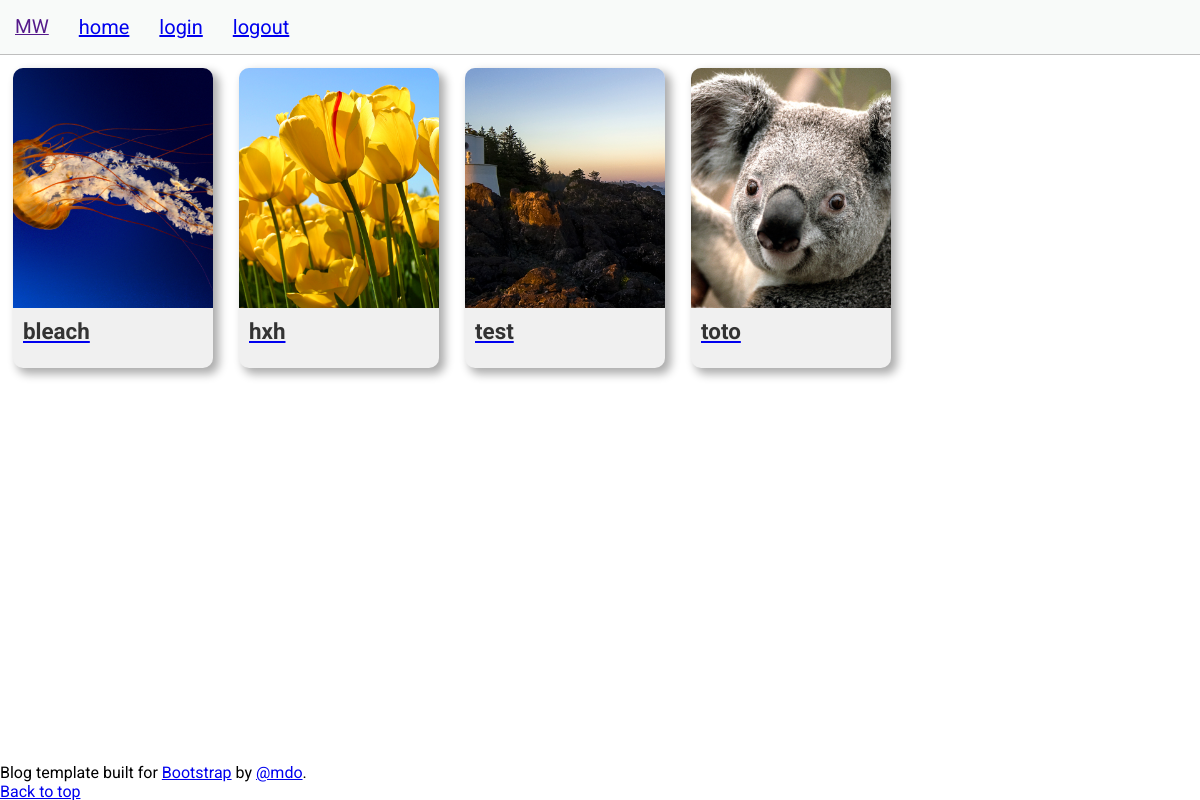
/, run on an earlier commit of the app's database.
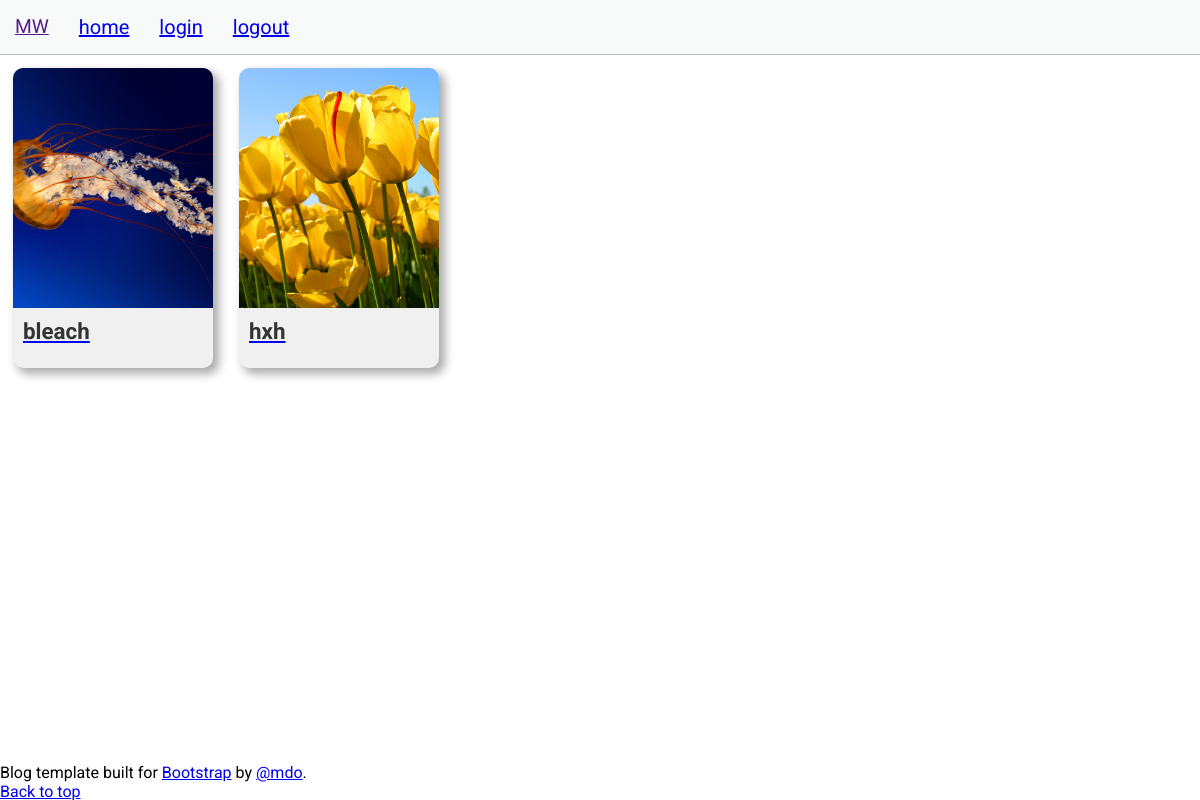
And on a later commit of the database.
### manga/models.py (models this page shows, shortened)
class Manga(models.Model):
    name = models.CharField(max_length=255, default='')
    description = models.TextField(default='')
    slug = models.SlugField(blank=True, default='')
    image = models.ImageField(default='', blank=True, upload_to='images')
    user = models.ForeignKey(User, null=True, on_delete=models.CASCADE) #un chapitre appartient à un seul manga

### manga/views.py (the view)
# urls.py: path('',views.manga,name='pagemanga'),
def manga(request):
    mangaliste = Manga.objects.all() #récupère tous la liste des mangas
    return render(request, 'manga/manga.html', {'mangalistehtml': mangaliste }) #crée la page de la liste des mangas

### useraccount/models.py (called while the page is built)
   def __str__(self):
        return self.username

### templates/manga/manga.html (shortened to what this page needs)
{% extends 'base/base.html' %}
{% load static %}
{% block css %}
    <link rel="stylesheet" href="{% static 'manga/css/manga.css' %}">
{% endblock %}
{% block content %}
          <div class="container">
              {% for manga in mangalistehtml %}
                  <a href="{% url 'manga:pagedetailmanga' manga.slug %}">
                      <div class="manga">
                              <img src="{{ manga.image.url }}" alt="">
                              <div class="textemanga">
                                  <div class="titremanga">
                                      <h1>{{ manga.name }}</h1>
                                  </div>
                              </div>
                      </div>
                  </a>
              {% endfor %}
          </div>
{% endblock %}

What changed in the data, as far as the page shows it:
removed Manga: image (picture), name "test"
removed Manga: image (picture), name "toto"
